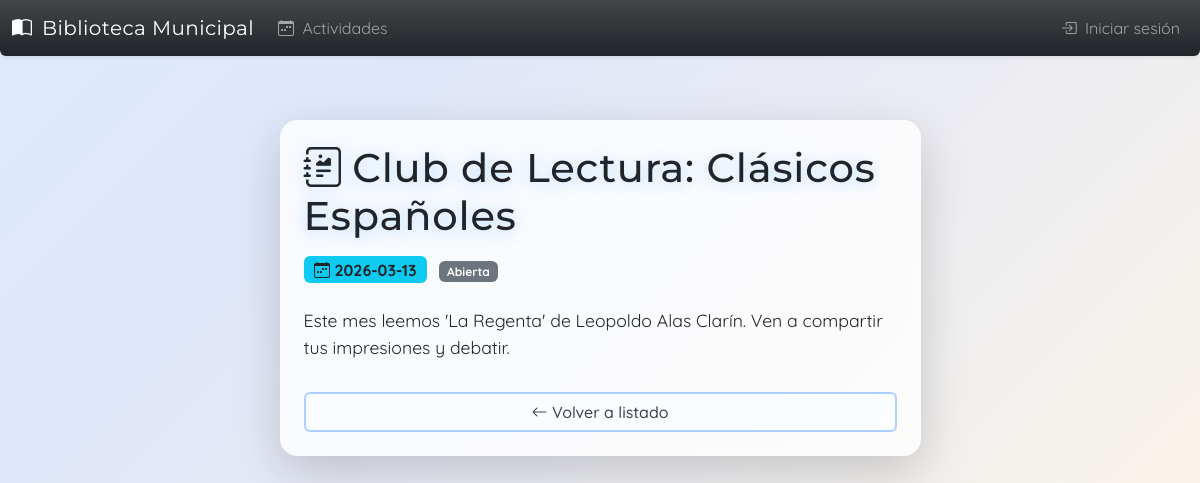
The app's page /activities/2 with its own data.
### app/models/activity.py (models this page shows, shortened)
class Activity(db.Model):
    id = db.Column(db.Integer, primary_key=True)
    title = db.Column(db.String(200), nullable=False)
    description = db.Column(db.Text)
    type = db.Column(db.String(100))  # Tipo de actividad (taller, club de lectura, etc.)
    date = db.Column(db.Date, nullable=False)
    time = db.Column(db.String(10))  # Hora (formato HH:MM)
    duration = db.Column(db.Integer)  # Duración en minutos
    max_slots = db.Column(db.Integer, nullable=False)
    status = db.Column(db.String(50), default="borrador")
    created_at = db.Column(db.DateTime, default=datetime.utcnow)
    updated_at = db.Column(db.DateTime, default=datetime.utcnow, onupdate=datetime.utcnow)
    enrollments = db.relationship('Enrollment', backref='activity', lazy=True, cascade='all, delete-orphan')

### app/routes/activities.py (the view)
@activities_bp.route("/<int:activity_id>", methods=["GET"])
def detail(activity_id):
    activity = Activity.query.get_or_404(activity_id)
    return render_template("activity_detail.html", activity=activity)

### app/templates/activity_detail.html
{% extends "base.html" %}
{% block content %}
<div class="row justify-content-center">
    <div class="col-lg-7 col-md-10">
        <div class="card glass shadow-lg mt-4 p-4 animate__animated animate__zoomIn">
            <h1 class="mb-3 text-glow"><i class="bi bi-journal-richtext me-2"></i>{{ activity.title }}</h1>
            <div class="mb-2">
                <span class="badge bg-info text-dark fs-6 me-2"><i class="bi bi-calendar-week"></i> {{ activity.date }}</span>
                <span class="badge bg-secondary">{{ activity.status|capitalize }}</span>
            </div>
            {% if activity.description %}
                <p class="mt-3 mb-2" style="font-size: 1.1em;">{{ activity.description }}</p>
            {% endif %}
            <a href="{{ url_for('activities.index') }}" class="btn btn-outline-secondary mt-4"><i class="bi bi-arrow-left"></i> Volver a listado</a>
        </div>
    </div>
</div>
{% endblock %}

### app/static/styles.css (style rules this page uses)
body { background-attachment: fixed; }
.card, .glass { background: rgba(255,255,255,0.78); border-radius: 1.1rem; box-shadow: 0 8px 26px rgba(0,0,0,0.13), 0 1.5px 8px rgba(80,91,216,.07); backdrop-filter: blur(7px); border: none; transition: transform .18s, box-shadow .21s; }
.btn-outline-secondary { border: 2px solid #adcfff; color: #3b424e; background: #fafeffb9; font-weight: 500; transition: border .15s; }
.text-glow { text-shadow: 0 2px 15px #55afff69, 0 0px 1px #fff; }
h1, h2, h3, .navbar-brand { font-family: 'Montserrat', Arial, sans-serif; letter-spacing: .02em; }
a, .nav-link { transition: color .17s; }

### app/templates/base.html (style rules this page uses)
body { font-family: 'Quicksand', 'Montserrat', Arial, sans-serif; background: linear-gradient(135deg, #deeaff 0%, #e0e7fa 25%, #fff6e5 100%); min-height: 100vh; margin: 0; animation: fadeInBody 1.2s; }

### records on screen
Activity: title "Club de Lectura: Clásicos Españoles", date "2026-03-13", status "Abierta", description "Este mes leemos 'La Regenta' de Leopoldo Alas Clarín. Ven a compartir tus impresiones y debatir."
